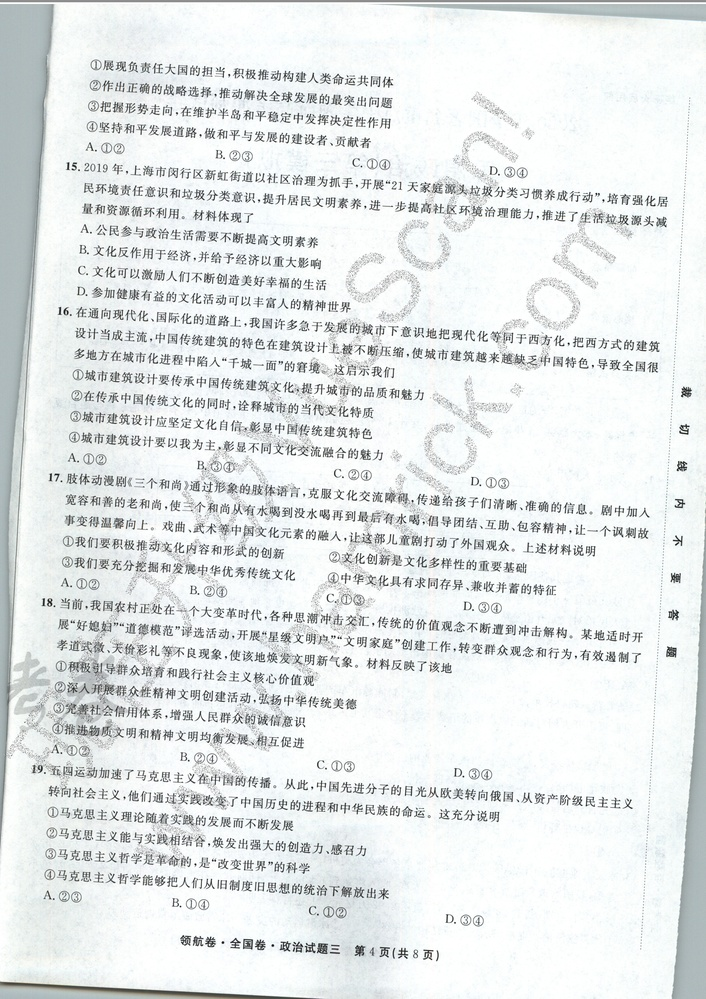
#> input picture testPic/2019-12-20-0101.jpg, 706 x 999 px, shrunk from 2472 x 3496 before the run, found by its file name
$ python 17_20191221232630.py
#> lines starting #> are read from the running program, lines starting #| are printed output that depends on the picture
#正确的进行旋转角度
from PIL import Image
from numpy import *

file_path = '/Users/leaf/project/scanWords/testPic/2019-12-20-0101.jpg'
pil_im = Image.open(file_path)
#> pil_im is the input picture: PIL image 706x999 RGB; mean R, G, B 228.1, 232, 232.2
source_route = 0.006277944427853939 * 360
pil_im = pil_im.rotate(source_route)
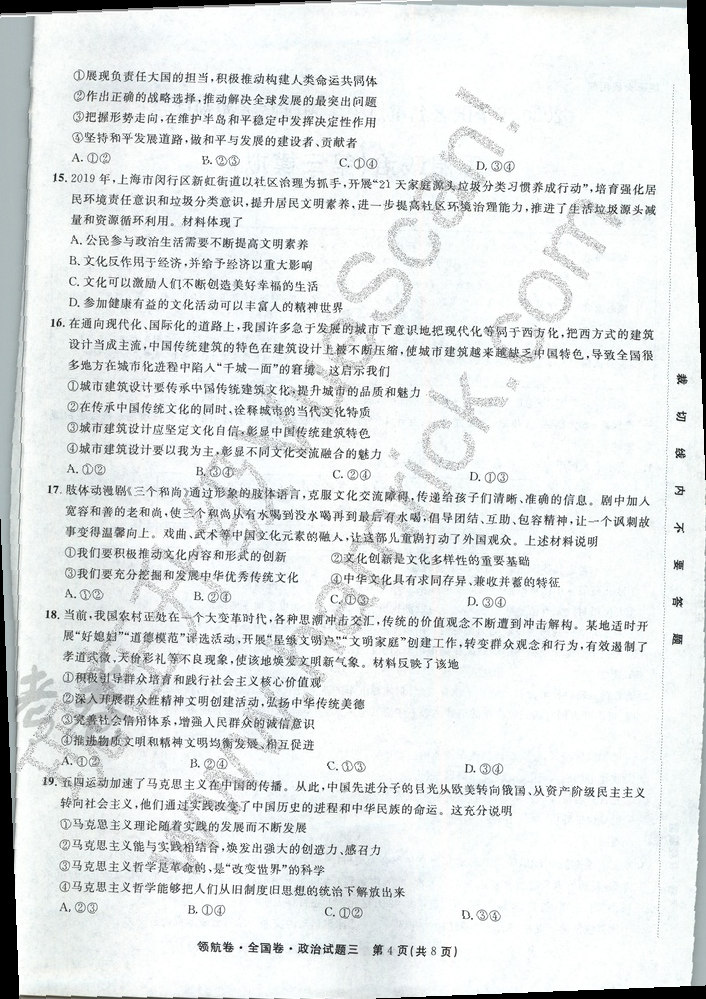
#> pil_im: PIL image 706x999 RGB; mean R, G, B 224.7, 228.3, 228.5
new_file_path = '/Users/leaf/project/scanWords/testPic/tom_2019-12-20-0101.jpg'
pil_im.save(new_file_path)

$ run again, with testPic/2019-12-20-0012.jpg copied over testPic/2019-12-20-0101.jpg
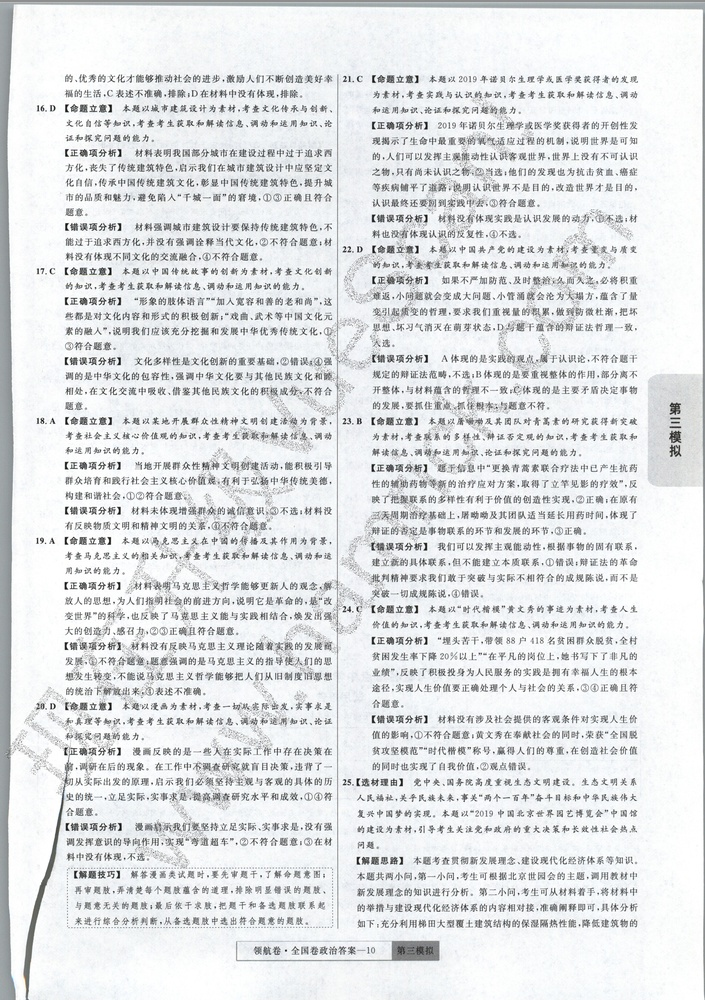
#> input picture testPic/2019-12-20-0012.jpg, 705 x 1000 px, shrunk from 2472 x 3504 before the run, found by its file name
#> pil_im is the input picture: PIL image 705x1000 RGB; mean R, G, B 224.7, 226.9, 228.6
#> `pil_im = pil_im.rotate(source_route)`:
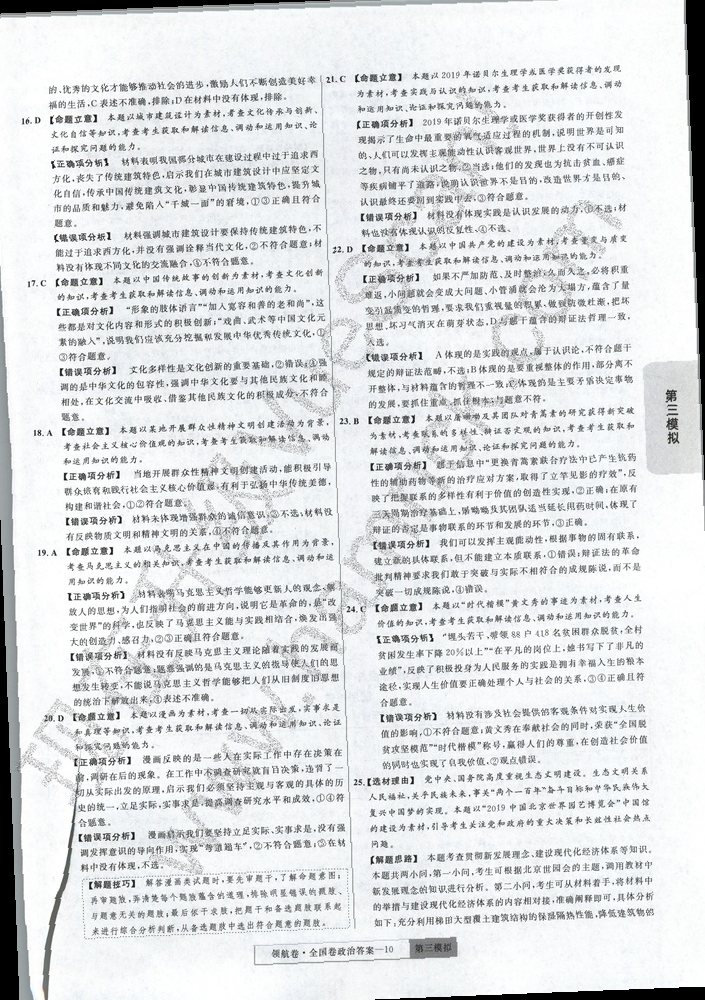
#> pil_im: PIL image 705x1000 RGB; mean R, G, B 220.6, 222.7, 224.4

$ run again, with testPic/2019-12-20-0019.jpg copied over testPic/2019-12-20-0101.jpg
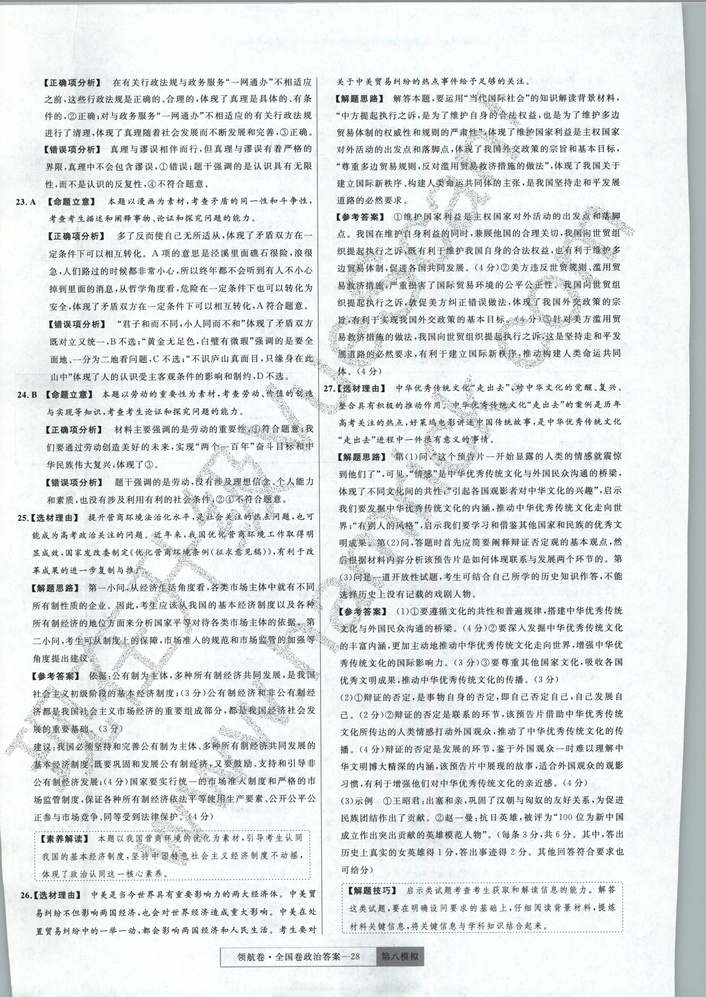
#> input picture testPic/2019-12-20-0019.jpg, 706 x 997 px, shrunk from 2472 x 3488 before the run, found by its file name
#> pil_im is the input picture: PIL image 706x997 RGB; mean R, G, B 225.8, 229.8, 230.2
#> `pil_im = pil_im.rotate(source_route)`:
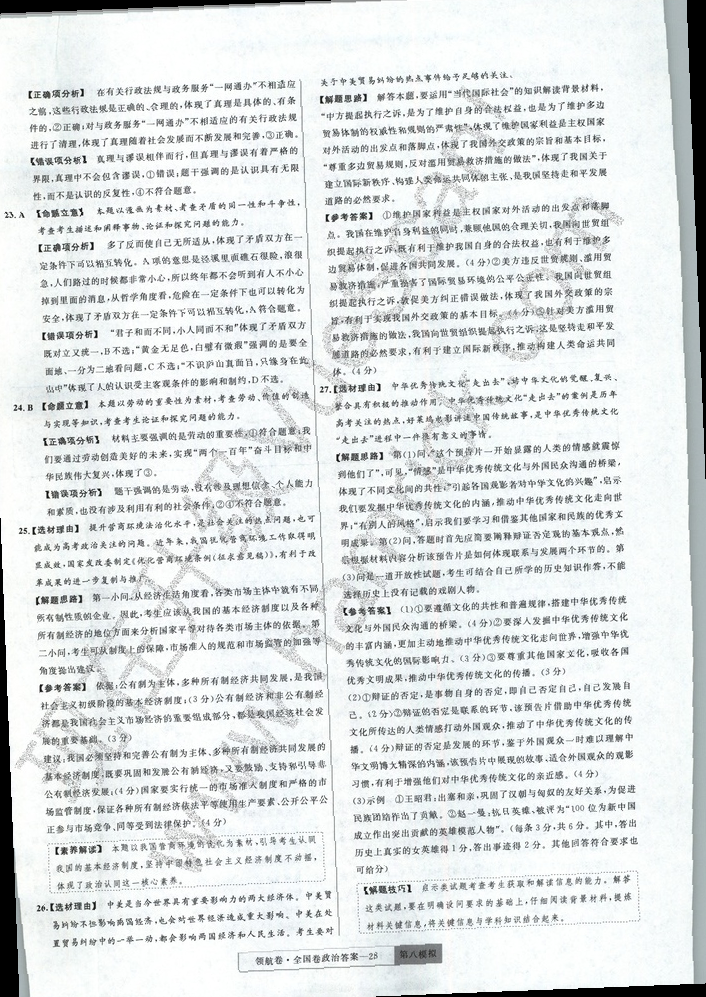
#> pil_im: PIL image 706x997 RGB; mean R, G, B 221.5, 225.4, 225.7

$ run again, with testPic/2019-12-20-0030.jpg copied over testPic/2019-12-20-0101.jpg
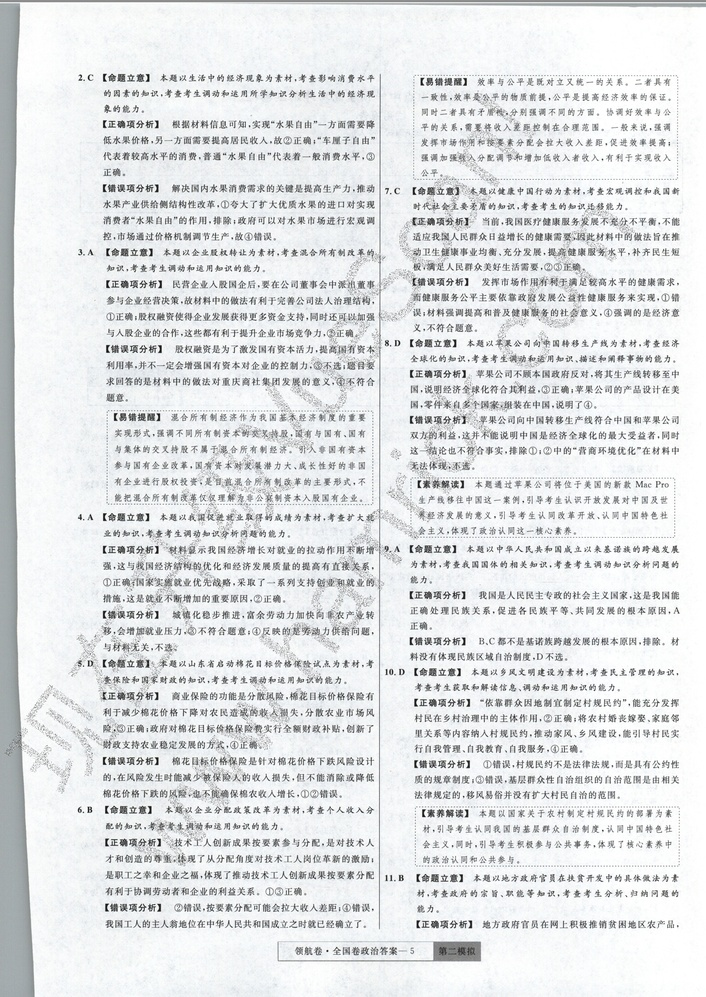
#> input picture testPic/2019-12-20-0030.jpg, 706 x 997 px, shrunk from 2472 x 3488 before the run, found by its file name
#> pil_im is the input picture: PIL image 706x997 RGB; mean R, G, B 224.9, 227, 228.5
#> `pil_im = pil_im.rotate(source_route)`:
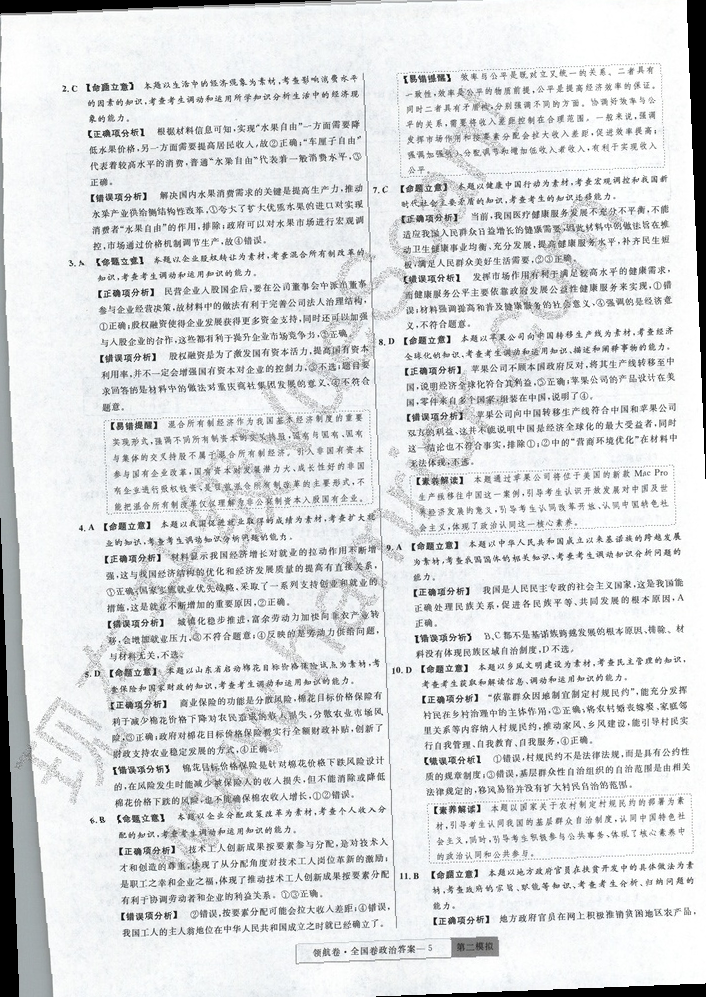
#> pil_im: PIL image 706x997 RGB; mean R, G, B 220.8, 222.7, 224.2
